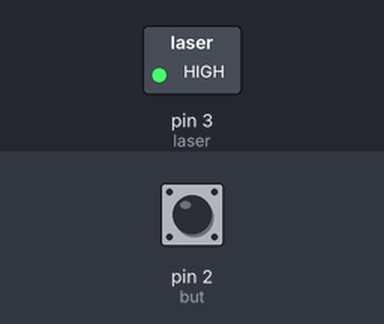
A sketch run on a simulated Arduino Uno, built with avr-gcc and run on an emulated ATmega328P. Shown: switched loads named in the sketch (green lamp = pin HIGH). The inputs (shaded band) are chosen by the test bench; at power-on: pin 2 (but) HIGH.

Above: at 1.2 s.
1.3 s: pin 2 (but) pulled LOW for 0.15 s
At 1.37 s:
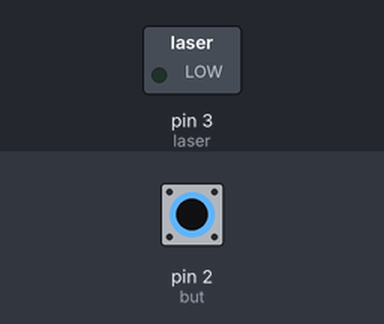
2.9 s: pin 2 (but) pulled LOW for 3.2 s
At 7.3 s:
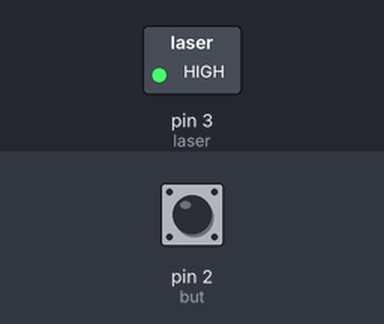
Timing chart, 0 to 8.8 s (numbered marks = the images above; inputs shaded):
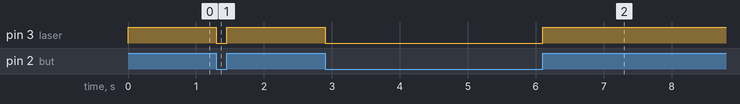

Measured:
- after the input at 1.3 s, pin 3 (laser): HIGH → LOW at once, → HIGH 0.15 s later
- after the input at 2.9 s, pin 3 (laser): HIGH → LOW at once, → HIGH 3.2 s later

The sketch:

Laser.ino
```cpp
int but = 2;
int laser = 3;

void setup() {
 pinMode (but, INPUT);
 pinMode (laser, OUTPUT);
 digitalWrite (laser, LOW);

}

void loop() {
  while(digitalRead(but)==LOW);
  digitalWrite(laser, HIGH);
  while(digitalRead(but)==HIGH);
  digitalWrite(laser, LOW);

}
```
